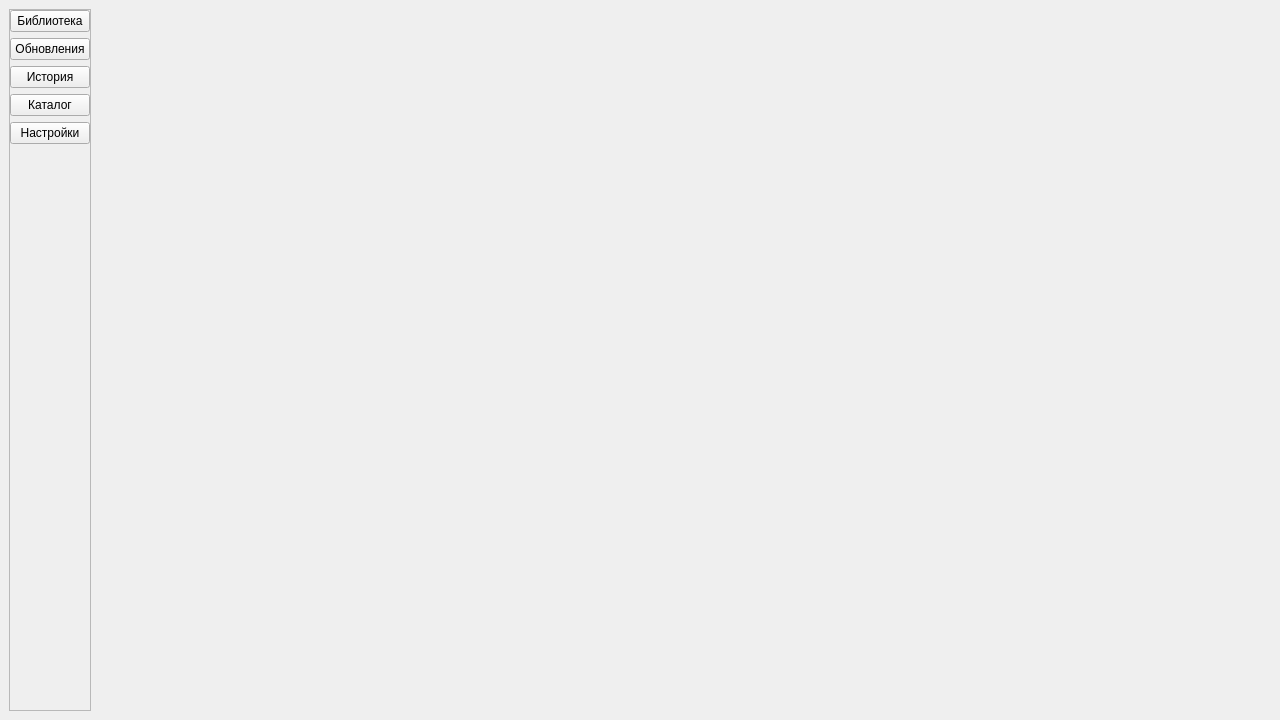
<?xml version="1.0" encoding="UTF-8"?>
<ui version="4.0">
 <class>MainWindow</class>
 <widget class="QMainWindow" name="MainWindow">
  <property name="geometry">
   <rect>
    <x>0</x>
    <y>0</y>
    <width>1280</width>
    <height>720</height>
   </rect>
  </property>
  <property name="windowTitle">
   <string>Manga Reader App</string>
  </property>
  <widget class="QWidget" name="centralwidget">
   <layout class="QHBoxLayout" name="horizontalLayout">
    <item>
     <widget class="QWidget" name="sideMenuWidget" native="true">
      <layout class="QVBoxLayout" name="verticalLayout_2">
       <property name="leftMargin">
        <number>0</number>
       </property>
       <property name="topMargin">
        <number>0</number>
       </property>
       <property name="rightMargin">
        <number>0</number>
       </property>
       <property name="bottomMargin">
        <number>0</number>
       </property>
       <item>
        <widget class="QFrame" name="frame">
         <property name="frameShape">
          <enum>QFrame::StyledPanel</enum>
         </property>
         <property name="frameShadow">
          <enum>QFrame::Raised</enum>
         </property>
         <layout class="QVBoxLayout" name="verticalLayout_3">
          <property name="leftMargin">
           <number>0</number>
          </property>
          <property name="topMargin">
           <number>0</number>
          </property>
          <property name="rightMargin">
           <number>0</number>
          </property>
          <property name="bottomMargin">
           <number>0</number>
          </property>
          <item>
           <widget class="QPushButton" name="libraryButton">
            <property name="sizePolicy">
             <sizepolicy hsizetype="Minimum" vsizetype="Minimum">
              <horstretch>0</horstretch>
              <verstretch>0</verstretch>
             </sizepolicy>
            </property>
            <property name="cursor">
             <cursorShape>PointingHandCursor</cursorShape>
            </property>
            <property name="text">
             <string>Библиотека</string>
            </property>
           </widget>
          </item>
          <item>
           <widget class="QPushButton" name="updateButton">
            <property name="sizePolicy">
             <sizepolicy hsizetype="Minimum" vsizetype="Minimum">
              <horstretch>0</horstretch>
              <verstretch>0</verstretch>
             </sizepolicy>
            </property>
            <property name="cursor">
             <cursorShape>PointingHandCursor</cursorShape>
            </property>
            <property name="text">
             <string>Обновления</string>
            </property>
           </widget>
          </item>
          <item>
           <widget class="QPushButton" name="historyButton">
            <property name="sizePolicy">
             <sizepolicy hsizetype="Minimum" vsizetype="Minimum">
              <horstretch>0</horstretch>
              <verstretch>0</verstretch>
             </sizepolicy>
            </property>
            <property name="cursor">
             <cursorShape>PointingHandCursor</cursorShape>
            </property>
            <property name="text">
             <string>История</string>
            </property>
           </widget>
          </item>
          <item>
           <widget class="QPushButton" name="browserButton">
            <property name="sizePolicy">
             <sizepolicy hsizetype="Minimum" vsizetype="Minimum">
              <horstretch>0</horstretch>
              <verstretch>0</verstretch>
             </sizepolicy>
            </property>
            <property name="cursor">
             <cursorShape>PointingHandCursor</cursorShape>
            </property>
            <property name="text">
             <string>Каталог</string>
            </property>
           </widget>
          </item>
          <item>
           <widget class="QPushButton" name="settingsButton">
            <property name="sizePolicy">
             <sizepolicy hsizetype="Minimum" vsizetype="Minimum">
              <horstretch>0</horstretch>
              <verstretch>0</verstretch>
             </sizepolicy>
            </property>
            <property name="cursor">
             <cursorShape>PointingHandCursor</cursorShape>
            </property>
            <property name="text">
             <string>Настройки</string>
            </property>
           </widget>
          </item>
          <item>
           <spacer name="verticalSpacer">
            <property name="orientation">
             <enum>Qt::Vertical</enum>
            </property>
            <property name="sizeHint" stdset="0">
             <size>
              <width>17</width>
              <height>17</height>
             </size>
            </property>
           </spacer>
          </item>
         </layout>
        </widget>
       </item>
      </layout>
     </widget>
    </item>
    <item>
     <widget class="QWidget" name="pages_widget" native="true">
      <property name="sizePolicy">
       <sizepolicy hsizetype="Expanding" vsizetype="Expanding">
        <horstretch>0</horstretch>
        <verstretch>0</verstretch>
       </sizepolicy>
      </property>
      <layout class="QVBoxLayout" name="verticalLayout">
       <property name="leftMargin">
        <number>0</number>
       </property>
       <property name="topMargin">
        <number>0</number>
       </property>
       <property name="rightMargin">
        <number>0</number>
       </property>
       <property name="bottomMargin">
        <number>0</number>
       </property>
       <item>
        <widget class="QStackedWidget" name="stackedWidget">
         <property name="currentIndex">
          <number>-1</number>
         </property>
        </widget>
       </item>
      </layout>
     </widget>
    </item>
   </layout>
  </widget>
 </widget>
 <resources/>
 <connections/>
</ui>
